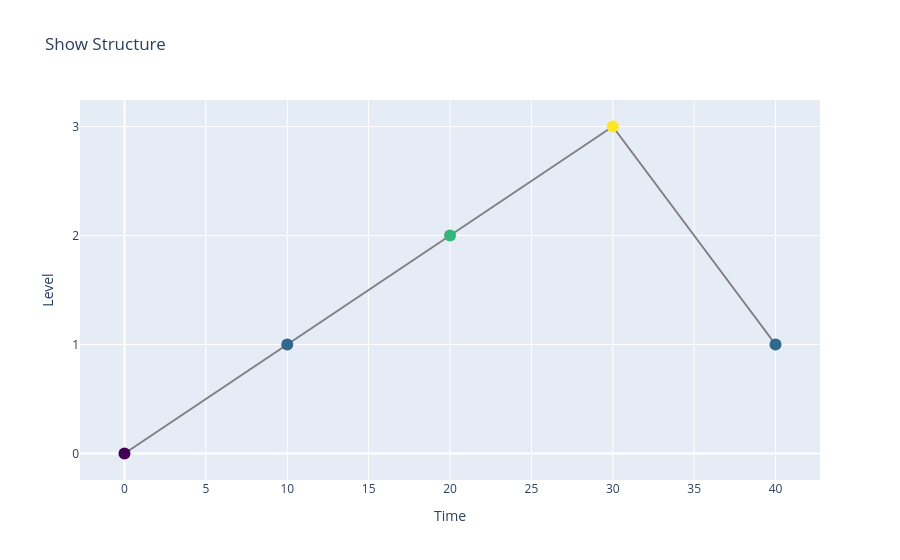

Write notebook code for a chart like this one.
### Code cell
# Plot the show structure as a branching tree
fig = go.Figure()
fig.add_trace(go.Scatter(x=df['timestamp'], y=df['level'], mode='markers+lines',
                         text=df['description'],
                         marker=dict(size=12, color=df['level'], colorscale='Viridis'),
                         line=dict(color='gray', width=2),
                         hoverinfo='text'))
fig.update_layout(title='Show Structure',
                  xaxis_title='Time',
                  yaxis_title='Level',
                  yaxis=dict(dtick=1),
                  showlegend=False)
fig.show()

### Figure 1 — Plotly figure (JSON) as saved in the notebook; plotly's stock layout.template omitted (floating-point values rounded to 4 significant figures)
{"data": [{"hoverinfo": "text", "line": {"color": "gray", "width": 2}, "marker": {"color": [0, 1, 2, 3, 1], "colorscale": [[0, "#440154"], [0.1111, "#482878"], [0.2222, "#3e4989"], [0.3333, "#31688e"], [0.4444, "#26828e"], [0.5556, "#1f9e89"], [0.6667, "#35b779"], [0.7778, "#6ece58"], [0.8889, "#b5de2b"], [1, "#fde725"]], "size": 12}, "mode": "markers+lines", "text": ["Base", "Scene A", "Scene B", "Scene C", "Back to A"], "type": "scatter", "x": [0, 10, 20, 30, 40], "y": [0, 1, 2, 3, 1]}], "layout": {"showlegend": false, "title": {"text": "Show Structure"}, "xaxis": {"title": {"text": "Time"}}, "yaxis": {"dtick": 1, "title": {"text": "Level"}}}}
